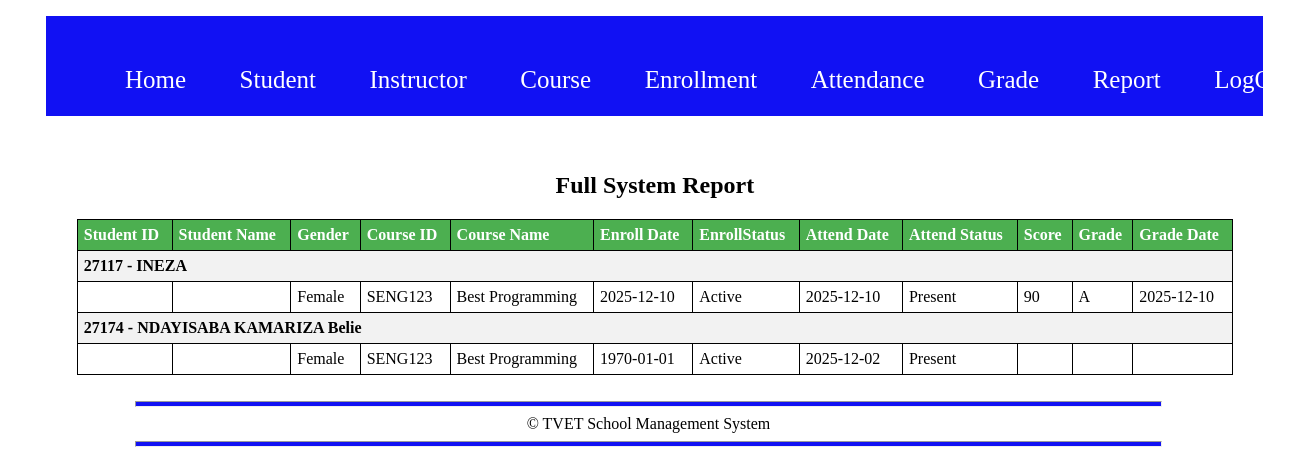
/FullReport.php (signed in), run on the app's committed database.
### tables this page shows
CREATE TABLE `student` (
  `Student_Id` varchar(10) NOT NULL,
  `Full_Name` varchar(200) NOT NULL,
  `Gender` varchar(15) NOT NULL,
  `Email` varchar(100) NOT NULL,
  `Phone` varchar(15) NOT NULL,
  `Enrollment_Date` date NOT NULL,
  `Status` varchar(15) NOT NULL
);

CREATE TABLE `course` (
  `Course_Id` varchar(10) NOT NULL,
  `Instructor_Id` varchar(10) NOT NULL,
  `Title` varchar(100) NOT NULL,
  `Description` varchar(300) NOT NULL,
  `Duration` int(11) NOT NULL,
  `Start_Date` date NOT NULL
);

CREATE TABLE `enrollment` (
  `Enroll_Id` int(11) NOT NULL,
  `Student_Id` varchar(10) NOT NULL,
  `Course_Id` varchar(10) NOT NULL,
  `Enrollment_Date` date NOT NULL,
  `Status` varchar(15) NOT NULL
);

CREATE TABLE `attendance` (
  `Attendance_Id` int(11) NOT NULL,
  `Student_Id` varchar(10) NOT NULL,
  `Course_Id` varchar(10) NOT NULL,
  `Session_Date` date NOT NULL,
  `Status` varchar(10) NOT NULL,
  `Timestamp` timestamp NOT NULL DEFAULT current_timestamp() ON UPDATE current_timestamp()
);

CREATE TABLE `grade` (
  `Grade_Id` int(11) NOT NULL,
  `Student_Id` varchar(10) NOT NULL,
  `Course_Id` varchar(10) NOT NULL,
  `Score` int(11) NOT NULL,
  `Grade_Letter` varchar(10) NOT NULL,
  `Graded_Date` date NOT NULL
);

### FullReport.php (the view, shortened to what this page needs)
<?php
require 'db.php';
$message = "";
$result = false;
if (!isset($conn) || !$conn || $conn->connect_error) {
    $message = "Database connection failed: " . htmlspecialchars($conn->connect_error ?? 'Unknown error');
    error_log("DB Connect Error: " . ($conn->connect_error ?? 'Unknown'));
} else {
    $result = $conn->query("
        SELECT
            s.Student_Id, s.Full_Name as Student_Name, s.Gender,
            c.Course_Id, c.Title as Course_Name, c.Description,
            e.Enrollment_Date, e.Status as Enrollment_Status,
            a.Session_Date, a.Status as Attendance_Status,
            g.Score, g.Grade_Letter, g.Graded_Date
        FROM `student` s
        LEFT JOIN `enrollment` e ON s.Student_Id = e.Student_Id
        LEFT JOIN `course` c ON e.Course_Id = c.Course_Id
        LEFT JOIN `attendance` a ON s.Student_Id = a.Student_Id AND a.Course_Id = c.Course_Id
        LEFT JOIN `grade` g ON s.Student_Id = g.Student_Id AND g.Course_Id = c.Course_Id
        ORDER BY s.Student_Id, c.Course_Id
    ");
}
?>
<!DOCTYPE html>
<html>
<head>
    <link rel="stylesheet" href="style.css">
</head>
<body>
<div class="header">
    <div class="navbar">
        <ul>
            <li><a href="index.php">Home</a></li>
            <li><a href="#">Student</a>
            </li>
            <li><a href="#">Instructor</a>
            </li>
            <li><a href="#">Course</a>
            </li>
            <li><a href="#">Enrollment</a>
            </li>
            <li><a href="#">Attendance</a>
            </li>
            <li><a href="#">Grade</a>
            </li>
            <li><a href="#">Report</a>
            </li>
            <li><a href="logout.php">LogOut</a></li>
        </ul>
    </div>
</div>
<div class="content">
    <center><br><br>
        <h2>Full System Report</h2>
        <?php if ($message != ""): ?>
            <p class="error"><?php echo $message; ?></p>
        <?php elseif ($result && $result->num_rows > 0): ?>
            <table>
                <tr>
                    <th>Student ID</th>
                    <th>Student Name</th>
                    <th>Gender</th>
                    <th>Course ID</th>
                    <th>Course Name</th>
                    <th>Enroll Date</th>
                    <th>EnrollStatus</th>
                    <th>Attend Date</th>
                    <th>Attend Status</th>
                    <th>Score</th>
                    <th>Grade</th>
                    <th>Grade Date</th>
                </tr>
                <?php
                $lastStudent = '';
                while ($row = $result->fetch_assoc()):
                    if ($row['Student_Id'] !== $lastStudent):
                        $lastStudent = $row['Student_Id'];
                ?>
                    <tr class="group">
                        <td colspan="12"><?php echo htmlspecialchars($row['Student_Id'] . ' - ' . $row['Student_Name']); ?></td>
                    </tr>
                <?php endif; ?>
                    <tr>
                        <td>&nbsp;</td>
                        <td>&nbsp;</td>
                        <td><?php echo htmlspecialchars($row['Gender'] ?? ''); ?></td>
                        <td><?php echo htmlspecialchars($row['Course_Id'] ?? ''); ?></td>
                        <td><?php echo htmlspecialchars($row['Course_Name'] ?? ''); ?></td>
                        <td><?php echo htmlspecialchars($row['Enrollment_Date'] ?? ''); ?></td>
                        <td><?php echo htmlspecialchars($row['Enrollment_Status'] ?? ''); ?></td>
                        <td><?php echo htmlspecialchars($row['Session_Date'] ?? ''); ?></td>
                        <td><?php echo htmlspecialchars($row['Attendance_Status'] ?? ''); ?></td>
                        <td><?php echo htmlspecialchars($row['Score'] ?? ''); ?></td>
                        <td><?php echo htmlspecialchars($row['Grade_Letter'] ?? ''); ?></td>
                        <td><?php echo htmlspecialchars($row['Graded_Date'] ?? ''); ?></td>
                    </tr>
                <?php endwhile; ?>
            </table>
        <?php else: ?>
            <p style="color:red;">No full report data found. Record some students, enrollments, attendances, and grades first.</p>
        <?php endif; ?>
    </center>
</div>
<br>
<div class="footer">
    <hr>
    <center>&copy; TVET School Management System</center>
    <hr>
</div>
</body>
</html>

### style.css (style rules this page uses)
* { font-family: cursive; text-decoration: none; }
.header { width: 95%; margin-left: 3%; height: 100px; background-color: rgb(17, 17, 243); }
.navbar { width: 100%; }
.navbar ul { display: flex; list-style: none; }
.navbar ul li { margin-left: 2%; font-size: 25px; margin-top: 50px; }
.navbar ul li a { padding: 15px; color: white; }
.content { width: 95%; height: auto; margin-left: 3%; border-radius: 20px; }
table { border-collapse: collapse; }
.footer { width: 100%; height: 60px; }
.footer hr { background-color: rgb(17, 17, 243); height: 4px; width: 80%; display: fixed; }

### FullReport.php (style rules this page uses)
table { width:95%; border-collapse:collapse; }
th, td { border:1px solid black; padding:6px; text-align:left; }
th { background:#4CAF50; color:white; }
tr:nth-child(even) { background:#f2f2f2; }
.group { font-weight: bold; background: #e0e0e0; }

### data on the page
student: Student_Id+Full_Name "27117 - INEZA", Gender "Female", course.Course_Id "SENG123", course.Title "Best Programming", enrollment.Enrollment_Date "2025-12-10", enrollment.Status "Active", attendance.Session_Date "2025-12-10", attendance.Status "Present", grade.Score "90", grade.Grade_Letter "A", grade.Graded_Date "2025-12-10"
student: Student_Id+Full_Name "27174 - NDAYISABA KAMARIZA Belie", Gender "Female", course.Course_Id "SENG123", course.Title "Best Programming", enrollment.Enrollment_Date "1970-01-01", enrollment.Status "Active", attendance.Session_Date "2025-12-02", attendance.Status "Present"
